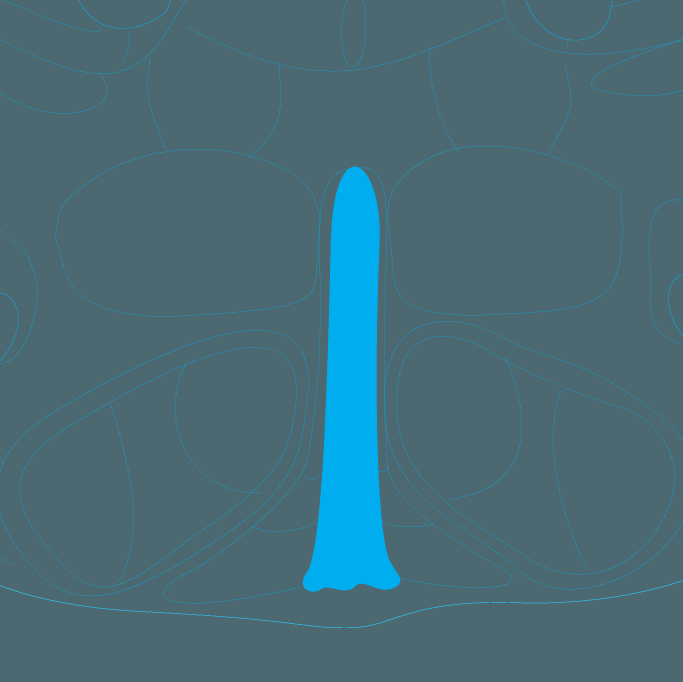
#> input picture fos_counter/Asset 5-8.png, 2048 x 2044 px (shown at 1/3 size); its folder holds only this picture in this run
$ python -i regioner6.05.py   (imports and definitions only)
#> lines starting #> are read from the running program, lines starting #| are printed output that depends on the picture; after the words box and inside, x2 and y2 are one past the last pixel; in counts of white or black regions, pixels touching at a corner belong together
#!/usr/bin/env python3
import fitz
import tkinter as tk
from tkinter import filedialog as fd, ttk, messagebox, simpledialog, Toplevel
from PIL import Image, ImageTk, ImageDraw, ImageFont, ImageEnhance
import numpy as np
import copy
from skimage import filters, morphology, measure, util, feature, segmentation, color, restoration, exposure
from skimage.morphology import binary_closing, disk
from scipy.ndimage import distance_transform_edt
from scipy import ndimage as ndi
from dataclasses import dataclass
import enum
import math
import csv

import pandas as pd
import os
import io
import logging
import yaml
import sys

# Configure logging
# [7 lines not run here, left out]
logger = logging.getLogger(__name__)

# Define configuration dataclasses and enums
class ThresholdMethod(enum.Enum):
    OTSU = "otsu"
    ADAPTIVE = "adaptive"
    LOCAL = "local"
    MANUAL = "manual"

@dataclass
class CellDetectionConfig:
    threshold_method: ThresholdMethod = ThresholdMethod.OTSU
    manual_threshold: float = 0.5
    adaptive_block_size: int = 101
    local_radius: int = 15
    min_cell_size: int = 20
    max_cell_size: int = 100
    circularity_threshold: float = 0.7
    min_peak_distance: int = 5
    peak_min_intensity: float = 0.1
    watershed_compactness: float = 0.0

@dataclass
class PreprocessingConfig:
    background_method: str = "tophat"  # Changed to tophat as default
    # Background correction methods
    ball_radius: int = 15        # Reduced radius for efficiency
    # Noise reduction
    denoise_method: str = "gaussian"
    gaussian_sigma: float = 1.0
    median_kernel: int = 3
    bilateral_sigma_color: float = 0.1
    bilateral_sigma_space: float = 1.0
    # Contrast enhancement
    contrast_method: str = "stretch"
    clahe_kernel: int = 8
    clahe_clip_limit: float = 2.0
    gamma: float = 1.0
    # Signal enhancement
    enhance_method: str = "unsharp_mask"
    unsharp_radius: float = 1.0
    unsharp_amount: float = 2.0

class ImageProcessor:
    def __init__(self):
        self.cell_config = CellDetectionConfig()
        self.preprocess_config = PreprocessingConfig()
        self.load_config()

    def load_config(self):
        """Load configuration from file if it exists"""
        config_path = "regioner_config.yaml"
        if os.path.exists(config_path):
            with open(config_path, 'r') as f:
                try:
                    config = yaml.safe_load(f)
                    if 'cell_detection' in config:
                        cell_config = config['cell_detection']
                        # Handle threshold_method specially
                        if 'threshold_method' in cell_config:
                            threshold_value = cell_config['threshold_method']
                            cell_config['threshold_method'] = ThresholdMethod(threshold_value)

                        for key, value in cell_config.items():
                            if hasattr(self.cell_config, key):
                                setattr(self.cell_config, key, value)

                    if 'preprocessing' in config:
                        for key, value in config['preprocessing'].items():
                            if hasattr(self.preprocess_config, key):
                                setattr(self.preprocess_config, key, value)
                except Exception as e:
                    logger.error(f"Failed to load config: {e}", exc_info=True)

    # [15 lines left out: function save_config, not called in this run]

    def preprocess_image(self, image):
        """Apply preprocessing steps based on configuration"""
        logger.debug("Starting image preprocessing")
        img = np.array(image).astype(float) / 255.0

        try:
            # Background correction
            if self.preprocess_config.background_method == "tophat":
                logger.debug("Applying white tophat transform")
                from skimage.morphology import white_tophat, disk
                selem = disk(15)  # Using a smaller fixed radius for efficiency
                img = white_tophat(img, selem)
                logger.debug("White tophat transform completed successfully")
            elif self.preprocess_config.background_method == "gaussian":
                logger.debug("Using gaussian background subtraction")
                # Simple background estimation using gaussian blur
                from scipy.ndimage import gaussian_filter
                background = gaussian_filter(img, sigma=50)
                img = img - background
                img = np.clip(img, 0, 1)  # Normalize to [0,1] range
            else:
                logger.error("No valid background correction method, use either 'tophat' or 'gaussian'")
                logger.debug("Skipping background correction")
                pass  # No background correction
        except Exception as e:
            logger.error(f"Error in background correction: {str(e)}")
            # Fall back to no background correction
            logger.info("Falling back to no background correction")
            pass

        # Noise reduction
        if self.preprocess_config.denoise_method == "gaussian":
            logger.debug("Applying Gaussian noise reduction")
            img = filters.gaussian(img, sigma=self.preprocess_config.gaussian_sigma)
        elif self.preprocess_config.denoise_method == "median":
            logger.debug("Applying median noise reduction")
            img = filters.median(img, footprint=disk(self.preprocess_config.median_kernel))
        elif self.preprocess_config.denoise_method == "bilateral":
            logger.debug("Applying bilateral noise reduction")
            img = restoration.denoise_bilateral(
                img,
                sigma_color=self.preprocess_config.bilateral_sigma_color,
                sigma_spatial=self.preprocess_config.bilateral_sigma_space
            )
        else:
            logger.error("No valid noise reduction, use either 'median', 'gaussian', or 'bilateral'")
            pass

        # Contrast enhancement
        if self.preprocess_config.contrast_method == "stretch":
            logger.debug("Applying contrast stretching")
            img = exposure.rescale_intensity(img)
        elif self.preprocess_config.contrast_method == "clahe":
            logger.debug("Applying CLAHE")
            img = exposure.equalize_adapthist(
                img,
                kernel_size=self.preprocess_config.clahe_kernel,
                clip_limit=self.preprocess_config.clahe_clip_limit
            )
        elif self.preprocess_config.contrast_method == "gamma":
            logger.debug("Applying gamma correction")
            img = exposure.adjust_gamma(img, self.preprocess_config.gamma)
        else:
            logger.error("No valid contrast enhancement, use either 'stretch', 'clahe', or 'gamma'")
            pass

        # Signal enhancement
        if self.preprocess_config.enhance_method == "unsharp_mask":
            logger.debug("Applying unsharp mask")
            img = filters.unsharp_mask(
                img,
                radius=self.preprocess_config.unsharp_radius,
                amount=self.preprocess_config.unsharp_amount
            )
        else:
            logger.error("No valid signal enhancement, use 'unsharp_mask'")
            pass

        return img

    def detect_cells(self, image):
        """Detect cells using current configuration"""
        logger.debug(f"Starting cell detection")

        # Preprocess the image
        img = self.preprocess_image(image)

        # Apply thresholding based on method
        logger.debug(f"Applying {self.cell_config.threshold_method.value} thresholding")
        if self.cell_config.threshold_method == ThresholdMethod.OTSU:
            # Standard Otsu thresholding
            thresh = filters.threshold_otsu(img)
        elif self.cell_config.threshold_method == ThresholdMethod.ADAPTIVE:
            # Use a larger block size for better cell detection
            thresh = filters.threshold_local(
                img,
                block_size=self.cell_config.adaptive_block_size
            )
        elif self.cell_config.threshold_method == ThresholdMethod.LOCAL:
            # Simple local thresholding
            thresh = filters.threshold_local(
                img,
                block_size=self.cell_config.local_radius * 2 + 1,
                method='gaussian'
            )
        else:  # MANUAL
            thresh = self.cell_config.manual_threshold

        binary = img > thresh

        # Size and shape filtering
        labeled = measure.label(binary)
        props = measure.regionprops(labeled)

        # Filter by size and circularity
        mask = np.zeros_like(binary)
        for prop in props:
            if (self.cell_config.min_cell_size <= prop.area <= self.cell_config.max_cell_size and
                prop.perimeter**2 / (4 * np.pi * prop.area) <= 1/self.cell_config.circularity_threshold):
                mask[tuple(prop.coords.T)] = True

        # Watershed segmentation for touching cells
        distance = distance_transform_edt(mask)
        coords = feature.peak_local_max(
            distance,
            min_distance=self.cell_config.min_peak_distance,
            threshold_abs=self.cell_config.peak_min_intensity,
            exclude_border=True
        )

        markers = np.zeros_like(distance, dtype=bool)
        markers[tuple(coords.T)] = True
        markers = measure.label(markers)

        labels = segmentation.watershed(
            -distance,
            markers,
            mask=mask,
            compactness=self.cell_config.watershed_compactness
        )

        return img, labels

# [5 lines left out: function binary_mask_cell_count, not called in this run]

class PDFViewer:
    # [104 lines left out: functions __init__, init_keybinds, not called in this run]


    def quit(self, _):
        self.root.destroy()

    def disable_event(self):
        pass

    # [198 lines left out: functions _build_gui, start_paint, stop_paint, save_paint, save_paint_to_pdf, open_paint, not called in this run]

    def use_pen(self):
        # self.activate_button("Pen")
        self.output.bind('<B1-Motion>', self.paint)

    def use_eraser(self):
        # self.activate_button("Eraser", eraser_mode=True)
        self.output.bind('<B1-Motion>', self.erase)

    def activate_button(self, some_button, eraser_mode=False):
        self.active_button = some_button
        self.eraser_on = eraser_mode

    # [30 lines left out: functions paint, erase, not called in this run]

    def reset(self, event):
        self.old_x, self.old_y = None, None

    # [269 lines left out: functions distance_to_line, show_brush_settings, show_scale_settings, show_rotate_settings, show_brightness_settings, show_mask_settings and 5 more, not called in this run]


    def update_brightness(self, value):
        self.brightness = float(value)
        self.show_page()

    # [61 lines left out: functions adjust_image, show_help, not called in this run]

    def save_state(self):
        self.state_manager.save_state(self)

    def _undo_event(self, event=None):
        self.state_manager.undo(self)

    # [236 lines left out: functions load_page_image, show_page, img_white_to_transparent, open_file, import_tiff, save_flattened_image and 6 more, not called in this run]

    def drag_start(self, event):
        self.drag_start_x = event.x
        self.drag_start_y = event.y

    # [391 lines left out: functions drag_move, rotate_custom, resize_custom, resize_x, resize_y, highlight_region and 4 more, not called in this run]

class StateManager:
    def __init__(self):
        self.undo_stack = []

    # [28 lines left out: functions save_state, undo, not called in this run]

class PDFHandler:
    def __init__(self):
        self.doc = None
        self.num_pages = 0

    # [17 lines left out: functions open_pdf, render_page, not called in this run]

# Initialize global cache for preprocessing
_PREPROCESS_CACHE = {}

# [58 lines left out: functions preprocess_for_highlighting, clear_preprocess_cache, not called in this run]

# [2 lines not run here, left out]

>>> import cv2
>>> picture = cv2.imread('../fos_counter/Asset 5-8.png', cv2.IMREAD_GRAYSCALE)
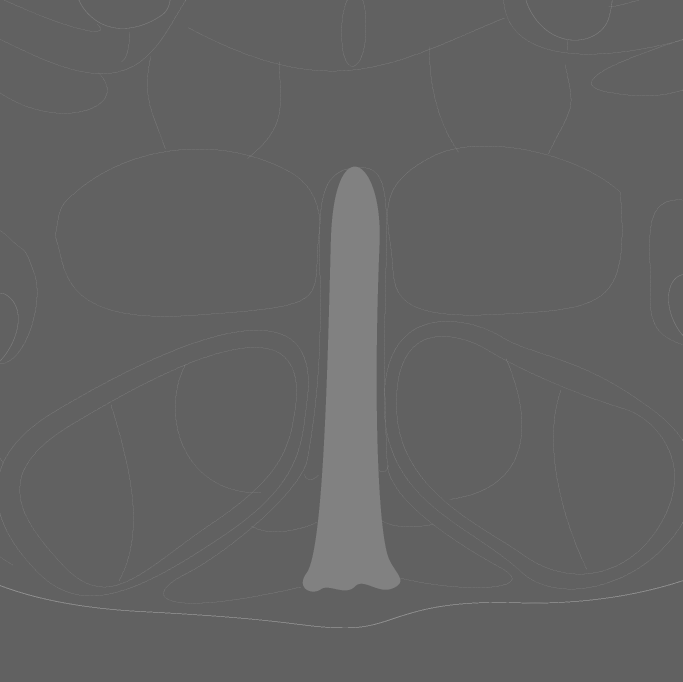
#> picture: shape (2044, 2048) (shown at 1/3 size); min 97, max 181, mean 98.8
>>> result = ImageProcessor().detect_cells(picture)
#> in preprocess_image, `img = white_tophat(img, selem)`:
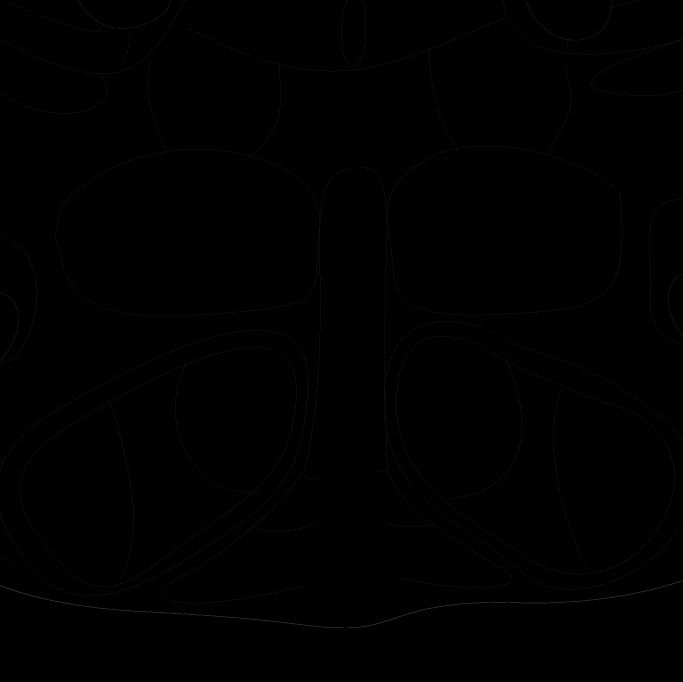
#> img: shape (2044, 2048) float64 (shown at 1/3 size); min 0, max 0.329, mean 0.00105
#> in preprocess_image, `img = filters.unsharp_mask( img, radius=self.preprocess_config.unsharp..`:
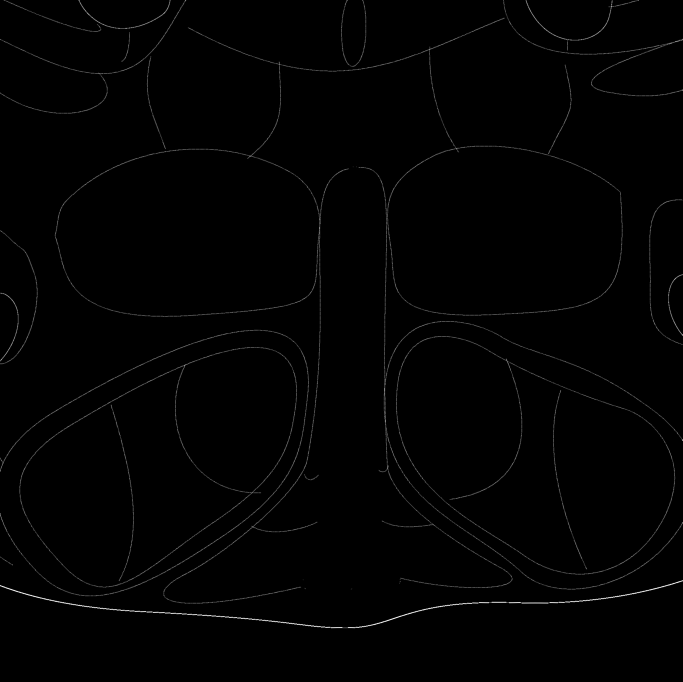
#> img: shape (2044, 2048) float64 (shown at 1/3 size); min 0, max 1, mean 0.00705
#> in detect_cells, `thresh = filters.threshold_otsu(img)`: thresh = 0.186
#> in detect_cells, `binary = img > thresh`:
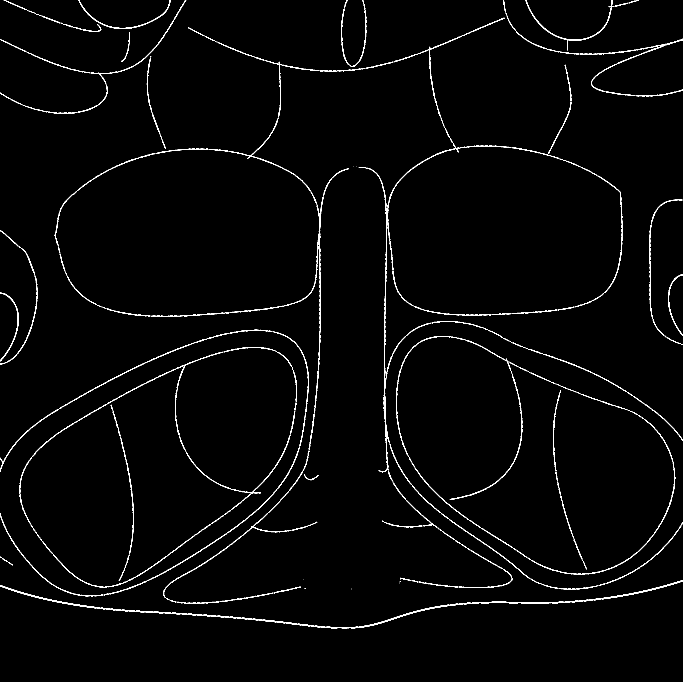
#> binary: shape (2044, 2048) bool (shown at 1/3 size); 1.7% white in thin lines or dots
#> in detect_cells, `labeled = measure.label(binary)`:
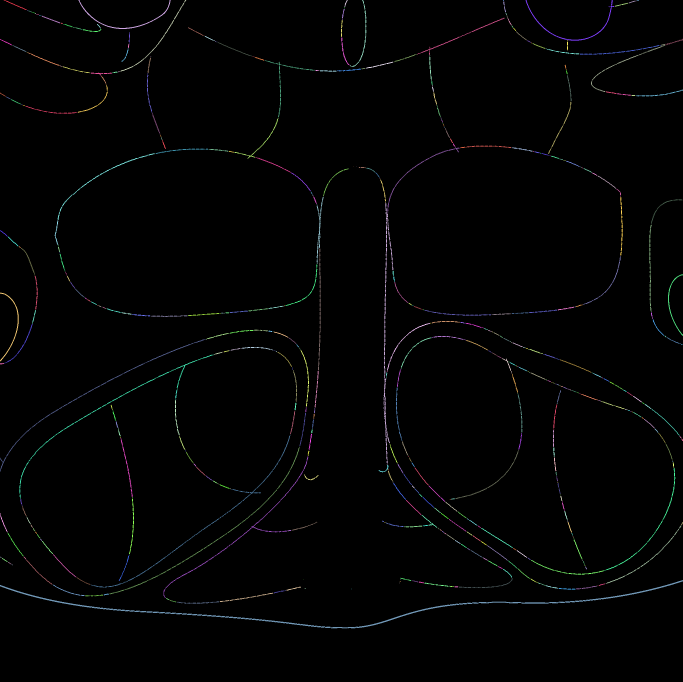
#> labeled: shape (2044, 2048) int32 (shown at 1/3 size); 502 distinct labels, from 0 to 501; one colour per label, 0 black
#> in detect_cells, `props = measure.regionprops(labeled)`: props = 501 regions; largest, box (x1, y1, x2, y2) and area: (0, 1740, 2048, 1885) 7792, (1151, 609, 1180, 1394) 2445, (58, 1063, 641, 1496) 1876, (272, 1304, 872, 1763) 1826, (0, 1017, 617, 1415) 1715
#> after the loop in detect_cells, `for prop in props:`:
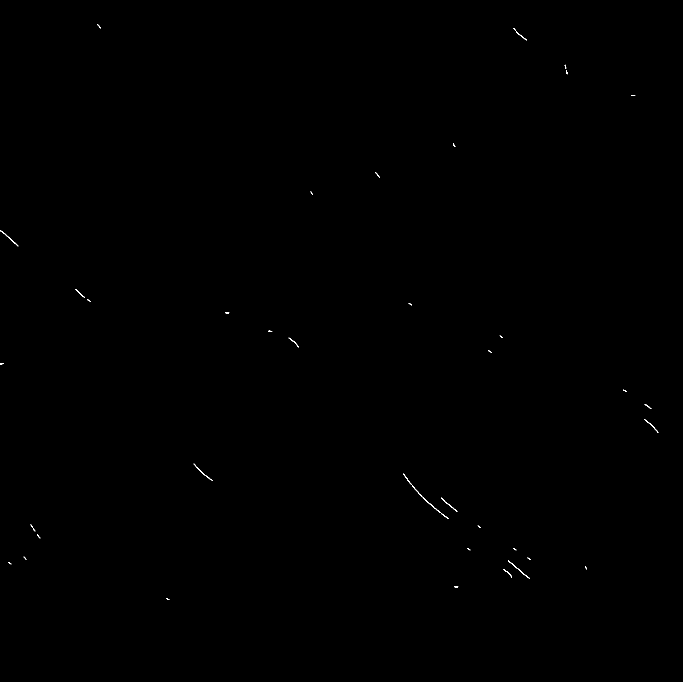
#> mask: shape (2044, 2048) bool (shown at 1/3 size); 0.05% white in thin lines or dots, all inside (x1, y1, x2, y2) = (0, 72, 1975, 1800)
#> in detect_cells, `coords = feature.peak_local_max( distance, min_distance=self.cell_conf..`: coords = 155 pairs, first value 73 to 1798, second value 5 to 1970
#> in detect_cells, `labels = segmentation.watershed( -distance, markers, mask=mask, compac..`: labels: shape (2044, 2048) int32; 156 distinct labels, from 0 to 155
